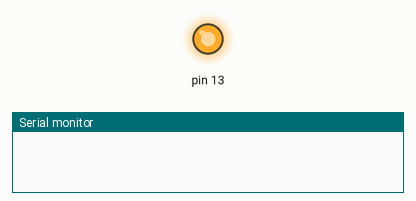
The sketch below on a simulated Arduino Uno, built with avr-gcc and run on an emulated ATmega328P. Shown: output pins drawn as LEDs (lit = HIGH), the last lines printed to the serial monitor.

Above: at 0.2 s.
At 32.7 s:
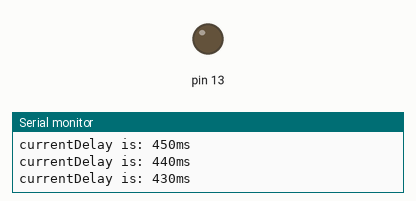
Timing chart, 0 to 33.2 s (numbered marks = the images above):
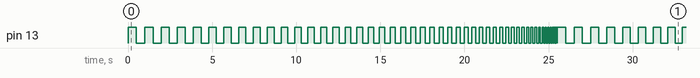

The sketch:

ProgressiveBlink.ino
```cpp
/*
  Progressive Blink
 */
int initialDelay = 500; // in miliseconds
int currentDelay = 0;

// the setup function runs once when you press reset or power the board
void setup() {
  // initialize digital pin 13 as an output.
  pinMode(13, OUTPUT);
  // initialize the serial monitor
   Serial.begin(9600);
}

// the loop function runs over and over again forever
void loop() {
  // reset the delay when it decreases to zero or less
  if (currentDelay <= 0) {
    currentDelay = initialDelay;
  }
  digitalWrite(13, HIGH);   // turn the LED on (HIGH is the voltage level)
  delay(currentDelay);      // wait for current value of currentDelay
  digitalWrite(13, LOW);    // turn the LED off by making the voltage LOW
  delay(currentDelay);      // wait for current value of currentDelay

  currentDelay = currentDelay - 10;
  Serial.print("currentDelay is: ");
  Serial.print(currentDelay);
  Serial.println("ms");
}
```

Measured:
- by itself, pin 13: moves between LOW and HIGH, repeating every 25.5 s
- by itself, everything shown: repeats every 25.5 s, in 94 steps
